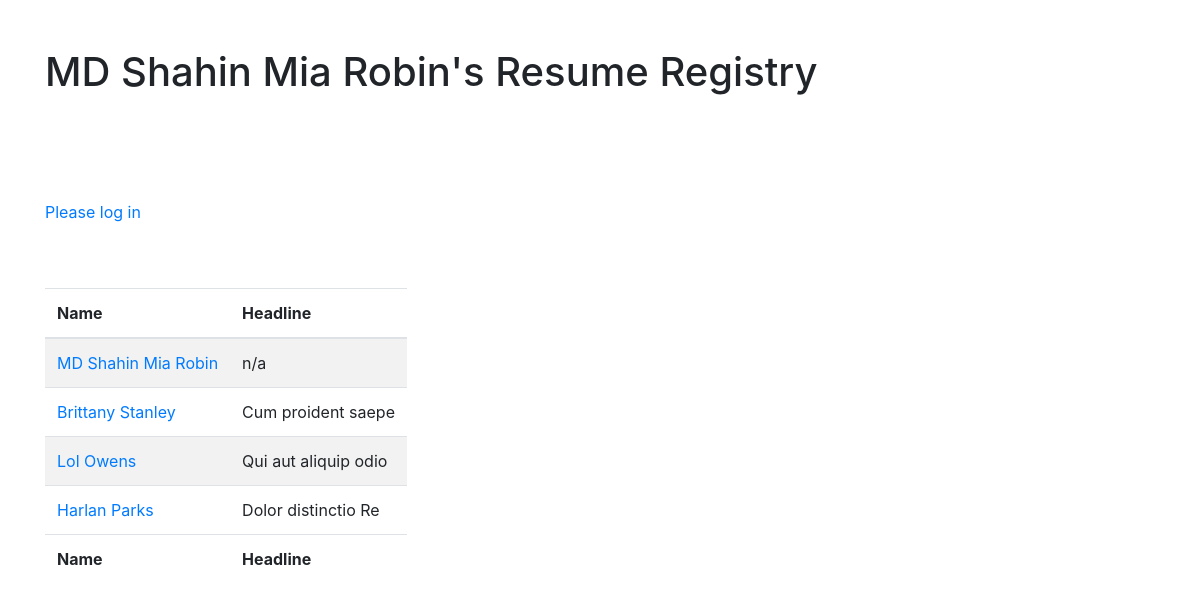
The page /JJJ/week3/index.php on the database its author committed.
### tables this page shows
CREATE TABLE `profile` (
  `profile_id` int(11) NOT NULL,
  `user_id` int(11) NOT NULL,
  `first_name` text DEFAULT NULL,
  `last_name` text DEFAULT NULL,
  `email` text DEFAULT NULL,
  `headline` text DEFAULT NULL,
  `summary` text DEFAULT NULL
);

### JJJ/week3/Model/readModel.php (called while the page is built, shortened)
<?php require_once "baseModel.php";
    function allProfileList($pdo){
        $selectSql = "SELECT profile_id, first_name, last_name, headline FROM profile";
        return $pdo->query($selectSql);
    }
?>

### JJJ/week3/index.php (the view, shortened to what this page needs)
<?php require_once "Model/readModel.php"; ?>
<!doctype html>
<html lang="en">
<head>
    <?php require_once "link.php"; ?>
</head>
<body>
    <div class="container">
        <br>
        <br>
        <h1>MD Shahin Mia Robin's Resume Registry</h1>
        <br>
        <br>
        <br>
        <br>
        <?php if (!isset($_SESSION['user'])) : ?>
            <p><a href="login.php">Please log in</a></p>
        <?php endif; ?>
        <br>
        <br>
        <?php
            $datas = allProfileList($pdo);
        if (!empty($datas)) : ?>
            <table class="table table-striped table-inverse table-responsive">
                <thead class="thead-inverse">
                    <tr>
                        <th>Name</th>
                        <th>Headline</th>
                    </tr>
                </thead>
                <tfoot class="thead-inverse">
                    <tr>
                        <th>Name</th>
                        <th>Headline</th>
                    </tr>
                </tfoot>
                <tbody>
                    <?php while ($data = $datas->fetch(PDO::FETCH_ASSOC)) : ?>
                        <tr>
                            <td>
                                <a href="view.php?profile_id=<?= $data['profile_id'] ?>">
                                    <?= htmlentities($data['first_name']." ".$data['last_name']) ?>
                                </a>
                            </td>
                            <td><?= htmlentities($data['headline'])?></td>
                        </tr>
                    <?php endwhile; ?>
                </tbody>
            </table>
        <?php endif; ?>
        <br>
        <br>
    </div>
</body>
</html>

### rows shown on the page
profile: first_name+last_name "MD Shahin Mia Robin", headline "n/a"
profile: first_name+last_name "Brittany Stanley", headline "Cum proident saepe"
profile: first_name+last_name "Lol Owens", headline "Qui aut aliquip odio"
profile: first_name+last_name "Harlan Parks", headline "Dolor distinctio Re"
